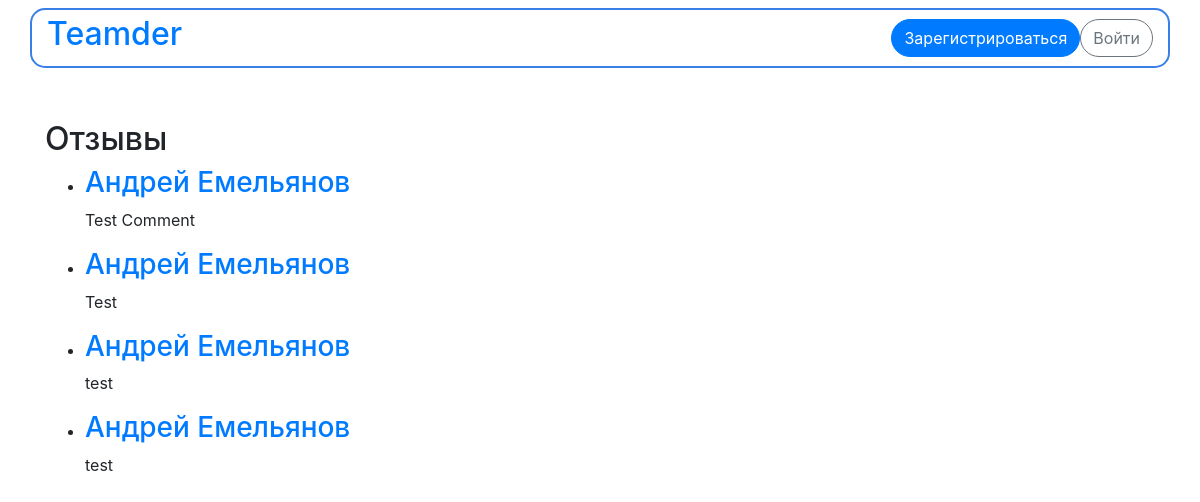
The app's page /accounts/detail/2/comments with its own data.
### teamder/apps/user_accounts/models.py (models this page shows, shortened)
class Comment(models.Model):
    sender = models.ForeignKey(get_user_model(), on_delete=models.CASCADE)
    recipient = models.ForeignKey(get_user_model(), on_delete=models.CASCADE, related_name='comments')
    text = models.CharField('Текст отзыва', max_length = 1000)
    mark = models.IntegerField('Оценка')
    class Meta:
        verbose_name = 'Отзыв'
        verbose_name_plural = 'Отзывы'

### teamder/apps/user_accounts/views.py (the view)
# urls.py: path('detail/<int:user_id>/comments', views.comments, name='comments'),
def comments(request, user_id):
    try:
        user = User.objects.get(id=user_id)
    except:
        return Http404('Пользователь не найден!')
    comments_list = user.comments.all()
    context = {
        'comments_list': comments_list,
        'current_user': user
    }
    return render(request, 'user_accounts/comments.html', context)

### teamder/templates/user_accounts/comments.html (shortened to what this page needs)
{% extends "base.html" %}
{% block content %}
<div class="container">
<h2>Отзывы</h2>
{% if comments_list %}
	<ul>
		{% for comment in comments_list %}
		<li>
			<h3><a href="{% url 'user_accounts:detail' comment.sender.id%}">{{comment.sender.first_name}} {{comment.sender.last_name}}</a></h3>
			<p>{{comment.text}}</p>
		</li>
		{% endfor %}
	</ul>
{% else %}
	<h5>Об этом пользователе еще ни кто не оставил отзыв. Если вам есть что рассказать о нем, вы можете стать первым!</h5>
{% endif %}
</div>
{% endblock %}

### records on screen
Comment: sender.first_name "Андрей", sender.last_name "Емельянов", text "Test Comment"
Comment: sender.first_name "Андрей", sender.last_name "Емельянов", text "Test"
Comment: sender.first_name "Андрей", sender.last_name "Емельянов", text "test"
Comment: sender.first_name "Андрей", sender.last_name "Емельянов", text "test"
